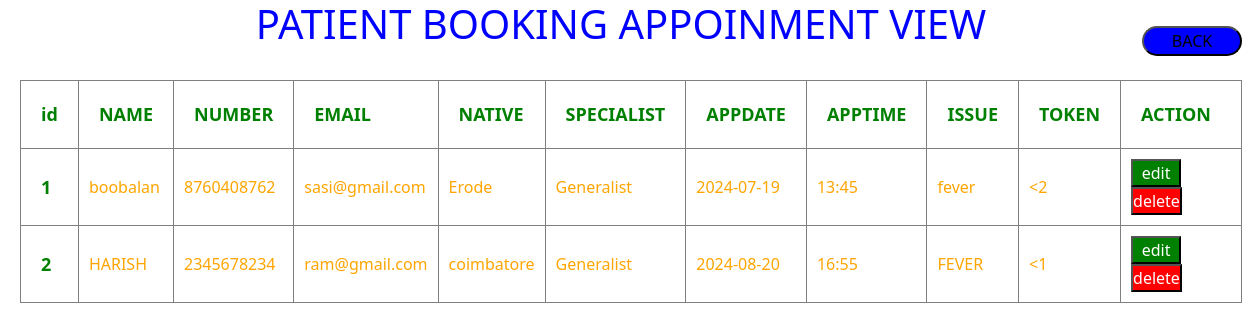
Page /bookshow.php on the committed database.
### tables this page shows
CREATE TABLE `booking` (
  `id` int(11) NOT NULL,
  `name` varchar(30) NOT NULL,
  `number` varchar(10) NOT NULL,
  `email` varchar(30) NOT NULL,
  `native` varchar(30) NOT NULL,
  `specialist` varchar(30) NOT NULL,
  `appdate` varchar(30) NOT NULL,
  `apptime` varchar(30) NOT NULL,
  `issue` varchar(30) NOT NULL,
  `token` int(100) NOT NULL,
  `doctorname` varchar(30) NOT NULL,
  `status` varchar(30) NOT NULL
);

### bookshow.php (the view, shortened to what this page needs)
<!DOCTYPE html>
<html lang="en">
<head>
    <link href="https://cdn.jsdelivr.net/npm/bootstrap@5.3.3/dist/css/bootstrap.min.css" rel="stylesheet">
</head>
  <section>
    <div> <h1 class="view">PATIENT BOOKING APPOINMENT VIEW</h1></div>
    <a href="adminindex.php"> <button class="back">BACK</button></a><br>
    <table class="table-bordered">
    <tr >
        <th>id</th>
        <th>NAME</th>
        <th>NUMBER</th>
        <th>EMAIL</th>
        <th>NATIVE</th>
        <th>SPECIALIST</th>
        <th>APPDATE</th>
        <th>APPTIME</th>
        <th>ISSUE</th>
        <th>TOKEN</th>
        <th>ACTION</th>
    </tr>
   <tbody>
    <?php include "connection.php";
    $sql="select * from booking";
    $result =$connect->query($sql);
        while($row=$result->fetch_assoc())
    {
echo "
        <tr>
        <th> $row[id]</th>
        <td> $row[name] </td>
        <td>  $row[number]</td>
        <td>  $row[email]</td>
        <td> $row[native]</td>
        <td> $row[specialist]</td>
        <td>$row[appdate]</td>
        <td> $row[apptime]</td>
        <td> $row[issue]</td>
        <td><$row[token]</td>
        <td><a href='bookedit.php?id= $row[id]'><button class='upp' >edit</button></a>
        <a href='admindelete.php?id= $row[id]'><button class='del' >delete</button></a></td>
</tr>
";
    }
?>
</table>
</section>
</body>
</html>

### bookshow.php (style rules this page uses)
* { margin: 0; padding: 0; }
.view { text-align: center; color: blue; }
table th { color: green; padding: 20px; align-items: center; font-size: 18px; }
table { margin-left: 20px; }
table td { color:orange; padding: 10px; }
.upp { background: green; width: 50px; color:white; }
.del { background-color: red; color: white; }
.back { background-color:blue; width:100px; height:30px; margin-top:-30px; float:right; border-radius:20px; }

### rows in the picture
booking: id "1", name "boobalan", number "8760408762", email "sasi@gmail.com", native "Erode", specialist "Generalist", appdate "2024-07-19", apptime "13:45", issue "fever", token "2"
booking: id "2", name "HARISH", number "2345678234", email "ram@gmail.com", native "coimbatore", specialist "Generalist", appdate "2024-08-20", apptime "16:55", issue "FEVER", token "1"
